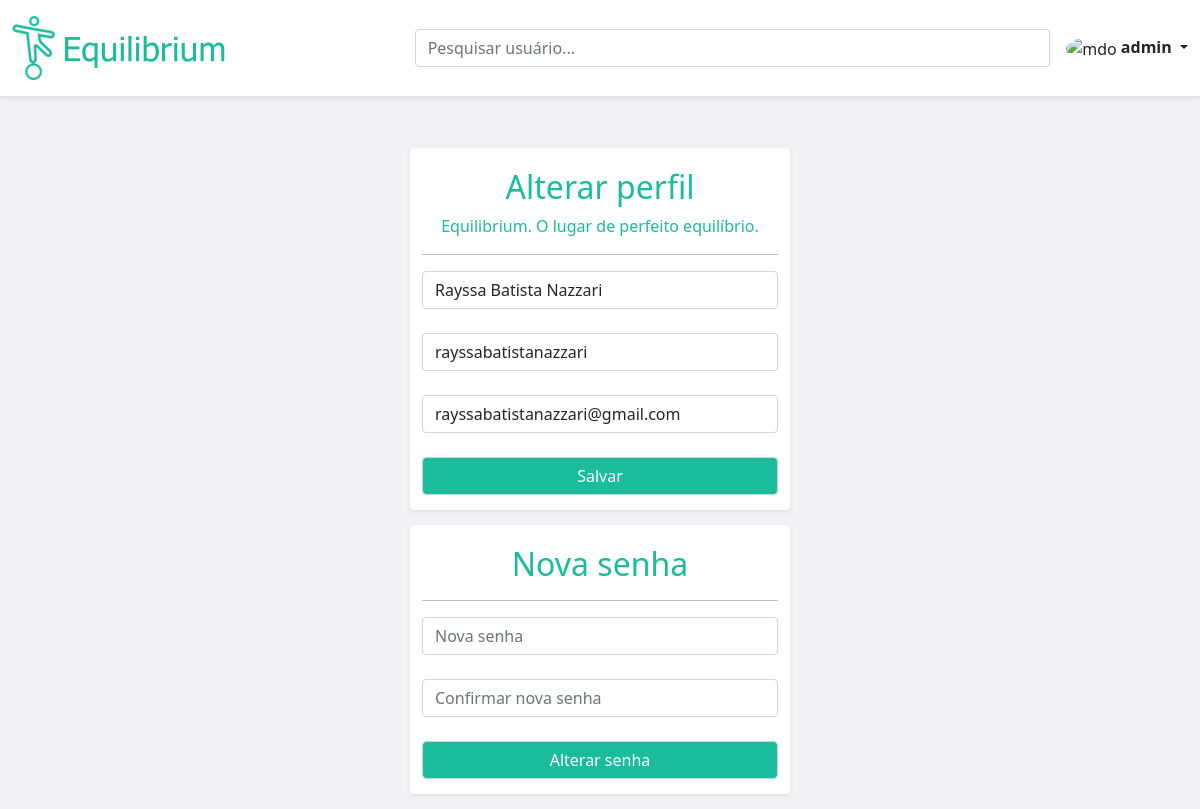
The page /src/usuario/usuarioComum/pagAlterarPerfil.php?usuarioRequerido=rayssabatistanazzari (signed in) on the database its author committed.
### tables this page shows
CREATE TABLE `usuario` (
  `id` int(10) UNSIGNED NOT NULL,
  `nome` varchar(155) NOT NULL,
  `usuario` varchar(25) NOT NULL,
  `email` varchar(50) NOT NULL,
  `senha` varchar(255) NOT NULL,
  `caminhoFtPerfil` varchar(50) DEFAULT NULL,
  `admin` tinyint(1) NOT NULL
);

### src/usuario/usuarioComum/pagAlterarPerfil.php (the view, shortened to what this page needs)
<?php
    if(isset($_GET["usuarioRequerido"]) && $_SESSION["tipoUsuario"] == 1) {
        $usuario = $_GET["usuarioRequerido"];
    }else{
        $usuario = $_SESSION["usuario"];
    }
    $PDO = CriarConexao();
    $sql = "SELECT nome, admin, email FROM usuario WHERE usuario = :usuario";
    $consulta = $PDO->prepare($sql);
    $consulta->bindParam(":usuario",$usuario);
    $consulta->execute();
    $dadosUsuario = $consulta->fetch(PDO::FETCH_ASSOC);
?>
<!DOCTYPE html>
<html lang="pt-br">
<head>
    <link href="https://cdn.jsdelivr.net/npm/bootstrap@5.1.3/dist/css/bootstrap.min.css" rel="stylesheet">
    <link rel="stylesheet" href="../../css/styleGeneral.css">
</head>
<body>
    <header class="py-3 mb-3 border-bottom shadow-sm" style="background-color:white;">
        <div class="container-fluid d-grid gap-3 align-items-center" style="grid-template-columns: 1fr 2fr;">
            <a href="pagPublicacao.php" class="d-flex align-items-center col-lg-4 mb-2 mb-lg-0 link-dark text-decoration-none" id="dropdownNavLink" aria-expanded="false">
                <img src="../../imagens/logo_completa.png" height="64" width="256">
            </a>
            <div class="d-flex align-items-center">
                <form class="w-100 me-3" name="formPesquisaUsuario" action="pagPesquisaUsuario.php" method="GET">
                    <input type="search" class="form-control" placeholder="Pesquisar usuário..." name="nomeUsuarioPesquisado" aria-label="Search" title="Use apenas alfanuméricos com, no mínimo, três alfanuméricos" pattern="[A-Za-z1-9]{3,}">
                </form>
                <div class="flex-shrink-0 dropdown">
                    <a href="#" class="d-block link-dark text-decoration-none dropdown-toggle" id="dropdownUser2" data-bs-toggle="dropdown" aria-expanded="false">
                        <img src="https://github.com/mdo.png" alt="mdo" width="32" height="32" class="rounded-circle">
                        <strong><?php echo $_SESSION["usuario"];?></strong>
                    </a>
                </div>
            </div>
        </div>
    </header>
    <div class="main">
        <div class="container text-center">
            <div class="row">
                <div class="container col-lg-4 shadow-sm rounded" style="background-color:white">
                    <h2>Alterar perfil</h2>
                    <p>Equilibrium. O lugar de perfeito equilíbrio.</p>
                    <hr style="color:black;">
                    <form action="alterarPerfil.php?usuarioRequerido=<?php echo $usuario;?>" method="post" class="form">
                        <input type="text" name="nomeAlteracaoPerfil" value="<?php echo $dadosUsuario["nome"];?>" placeholder="Nome" class="form-control" required><br>
                        <input type="text" name="usuarioAlteracaoPerfil" value="<?php echo $usuario;?>" placeholder="Nome de usuário" title="Use apenas letras minúsculas e números" class="form-control" required pattern="[a-z0-9]{1,25}"><br>
                        <input type="email" name="emailAlteracaoPerfil" value="<?php echo $dadosUsuario["email"];?>" placeholder="Email" class="form-control" required><br>
                        <input type="submit" onclick="mudarCorFundoBotao(this)" value="Salvar" class="form-control styleButton" name="btnSalvarPerfil">
                    </form>
                </div>
            </div>
            <div class="row">
                <div class="container col-lg-4 shadow-sm rounded" style="background-color:white">
                    <h2>Nova senha</h2>
                    <hr style="color:black;">
                    <form action="alterarSenha.php?usuarioRequerido=<?php echo $usuario;?>" method="post" class="form">
                        <input type="password" name="passwordAlteracaoSenha" placeholder="Nova senha" class="form-control" required><br>
                        <input type="password" name="confirmPasswordAlteracaoSenha" placeholder="Confirmar nova senha" class="form-control" required><br>
                        <input type="submit" onclick="mudarCorFundoBotao(this)" value="Alterar senha" class="form-control styleButton" name="btnAlterarSenha">
                    </form>
                </div>
            </div>
        </div>
    </div>
</body>
</html>

### src/css/styleGeneral.css (style rules this page uses)
body { background-color: #f0f2f5; }
.container { margin-top:15px; padding-bottom:15px; padding-top:20px; color:#1ABC9C; }
.styleButton { background-color:#1ABC9C; color:white; }

### rows shown on the page
usuario: nomeAlteracaoPerfil "Rayssa Batista Nazzari", emailAlteracaoPerfil "rayssabatistanazzari@gmail.com"

### other values the page prints
$_SESSION["usuario"] "admin"
